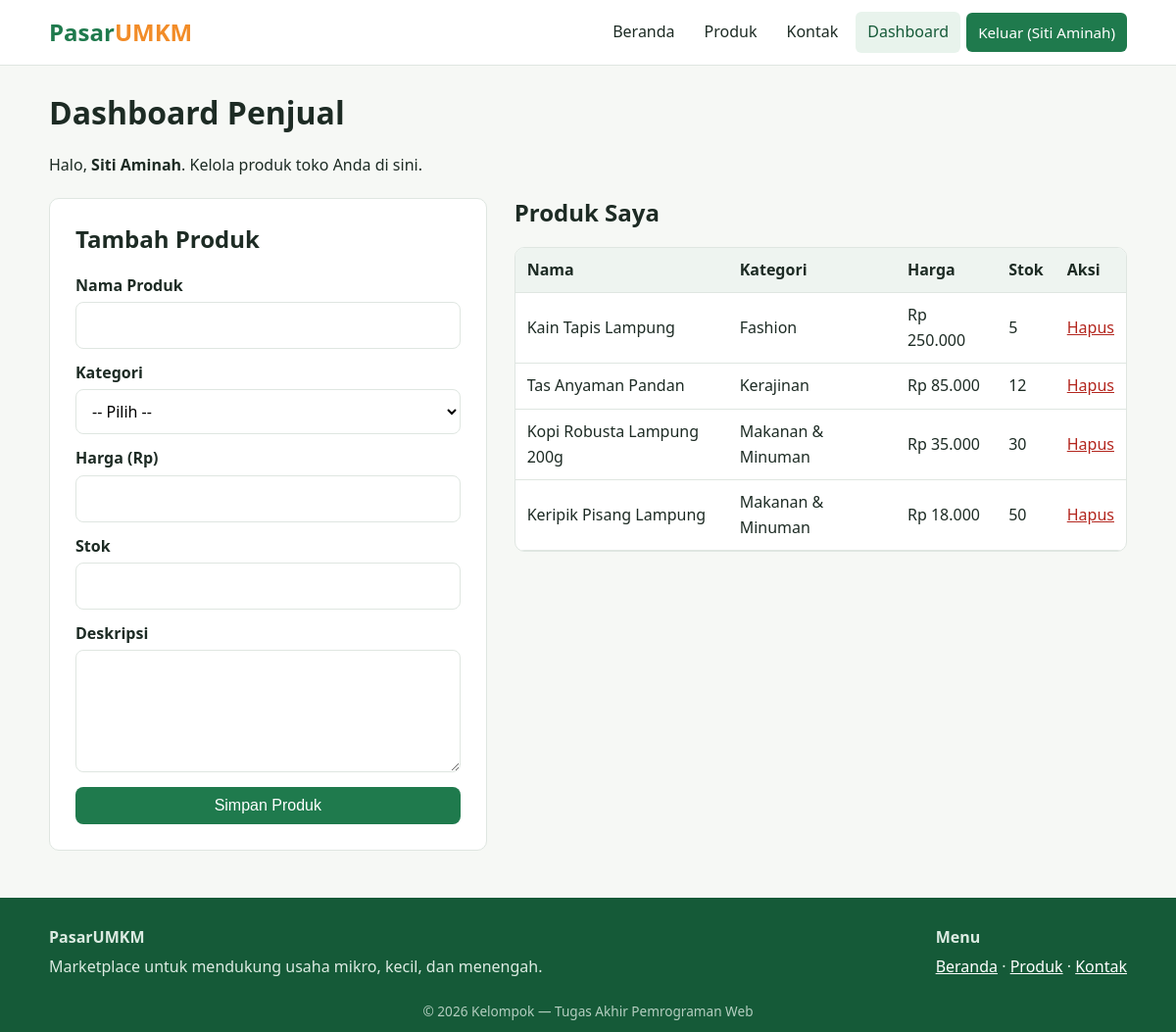
/dashboard.php (signed in), run on the app's committed database.
### tables this page shows
CREATE TABLE produk (
    id INT AUTO_INCREMENT PRIMARY KEY,
    penjual_id INT NOT NULL,
    kategori_id INT NOT NULL,
    nama VARCHAR(120) NOT NULL,
    deskripsi TEXT,
    harga INT NOT NULL,
    stok INT NOT NULL DEFAULT 0,
    created_at TIMESTAMP DEFAULT CURRENT_TIMESTAMP,
    FOREIGN KEY (penjual_id) REFERENCES users(id) ON DELETE CASCADE,
    FOREIGN KEY (kategori_id) REFERENCES kategori(id)
);

CREATE TABLE kategori (
    id INT AUTO_INCREMENT PRIMARY KEY,
    nama VARCHAR(60) NOT NULL
);

### includes/fungsi.php (called while the page is built, shortened)
<?php
function e($teks)
{
    return htmlspecialchars((string)$teks, ENT_QUOTES, 'UTF-8');
}
function rupiah($angka)
{
    return 'Rp ' . number_format((int)$angka, 0, ',', '.');
}

### dashboard.php (the view, shortened to what this page needs)
<?php
require_once 'includes/fungsi.php';
require_once 'includes/koneksi.php';
$penjual_id = (int)$_SESSION['user_id'];
$f = ['nama' => '', 'kategori_id' => '', 'harga' => '', 'stok' => '', 'deskripsi' => ''];
$produk = $koneksi->prepare(
    'SELECT p.*, k.nama AS kategori FROM produk p JOIN kategori k ON k.id = p.kategori_id
     WHERE p.penjual_id = ? ORDER BY p.id DESC'
);
$produk->bind_param('i', $penjual_id);
$produk->execute();
$daftar = $produk->get_result();
include 'includes/header.php';
?>
<h1>Dashboard Penjual</h1>
<p>Halo, <strong><?= e($_SESSION['nama']) ?></strong>. Kelola produk toko Anda di sini.</p>
<div class="dua-kolom">
    <section class="form-card">
        <h2>Tambah Produk</h2>
        <form method="post" novalidate>
            <label for="nama">Nama Produk</label>
            <input type="text" id="nama" name="nama" value="<?= e($f['nama']) ?>" required>
            <label for="kategori_id">Kategori</label>
            <select id="kategori_id" name="kategori_id" required>
                <option value="">-- Pilih --</option>
            </select>
            <label for="harga">Harga (Rp)</label>
            <input type="text" id="harga" name="harga" value="<?= e($f['harga']) ?>" inputmode="numeric" required>
            <label for="stok">Stok</label>
            <input type="text" id="stok" name="stok" value="<?= e($f['stok']) ?>" inputmode="numeric" required>
            <label for="deskripsi">Deskripsi</label>
            <textarea id="deskripsi" name="deskripsi" rows="4" required><?= e($f['deskripsi']) ?></textarea>
            <button type="submit" class="btn btn-penuh">Simpan Produk</button>
        </form>
    </section>
    <section>
        <h2>Produk Saya</h2>
        <div class="tabel-wrap">
            <table>
                <thead>
                    <tr><th>Nama</th><th>Kategori</th><th>Harga</th><th>Stok</th><th>Aksi</th></tr>
                </thead>
                <tbody>
                <?php if ($daftar->num_rows > 0): ?>
                    <?php while ($r = $daftar->fetch_assoc()): ?>
                        <tr>
                            <td><?= e($r['nama']) ?></td>
                            <td><?= e($r['kategori']) ?></td>
                            <td><?= rupiah($r['harga']) ?></td>
                            <td><?= (int)$r['stok'] ?></td>
                            <td><a class="link-hapus" href="dashboard.php?hapus=<?= (int)$r['id'] ?>">Hapus</a></td>
                        </tr>
                    <?php endwhile; ?>
                <?php else: ?>
                    <tr><td colspan="5">Belum ada produk.</td></tr>
                <?php endif; ?>
                </tbody>
            </table>
        </div>
    </section>
</div>
<?php include 'includes/footer.php'; ?>

### css/style.css (style rules this page uses)
:root { --hijau: #1f7a4d; --hijau-tua: #155a38; --oranye: #f28c28; --latar: #f6f8f5; --putih: #ffffff; --teks: #1d2b24; --abu: #6b7a72; --garis: #dfe6e1; --radius: 10px; }
* { box-sizing: border-box; }
body { margin: 0; font-family: "Segoe UI", Roboto, Arial, sans-serif; background: var(--latar); color: var(--teks); line-height: 1.6; }
h1, h2, h3 { line-height: 1.25; margin-top: 0; }
a { color: var(--hijau); }
.btn { display: inline-block; background: var(--hijau); color: #fff; border: 0; padding: 10px 20px; border-radius: 8px; font-size: 1rem; cursor: pointer; text-decoration: none; }
.btn-penuh { width: 100%; margin-top: 8px; }
input[type=text], input[type=email], input[type=password], select, textarea { width: 100%; padding: 10px 12px; border: 1px solid var(--garis); border-radius: 8px; font: inherit; background: #fff; }
label { display: block; margin: 12px 0 4px; font-weight: 600; }
.form-card { background: var(--putih); border: 1px solid var(--garis); border-radius: var(--radius); padding: 26px; max-width: 480px; margin: 0 auto; }
.dua-kolom .form-card { margin: 0; max-width: none; }
.dua-kolom { display: grid; grid-template-columns: 1fr 1.4fr; gap: 28px; align-items: start; margin-top: 20px; }
.tabel-wrap { overflow-x: auto; background: var(--putih); border: 1px solid var(--garis); border-radius: var(--radius); }
table { width: 100%; border-collapse: collapse; }
th, td { padding: 10px 12px; text-align: left; border-bottom: 1px solid var(--garis); }
th { background: #eef4f0; }
.link-hapus { color: #b3261e; }

### data on the page
produk: nama "Kain Tapis Lampung", kategori.nama "Fashion", harga "Rp 250.000", stok "5"
produk: nama "Tas Anyaman Pandan", kategori.nama "Kerajinan", harga "Rp 85.000", stok "12"
produk: nama "Kopi Robusta Lampung 200g", kategori.nama "Makanan & Minuman", harga "Rp 35.000", stok "30"
produk: nama "Keripik Pisang Lampung", kategori.nama "Makanan & Minuman", harga "Rp 18.000", stok "50"

### other printed values
$label "Beranda Produk Kontak Dashboard"
$_SESSION['nama'] "Siti Aminah"
